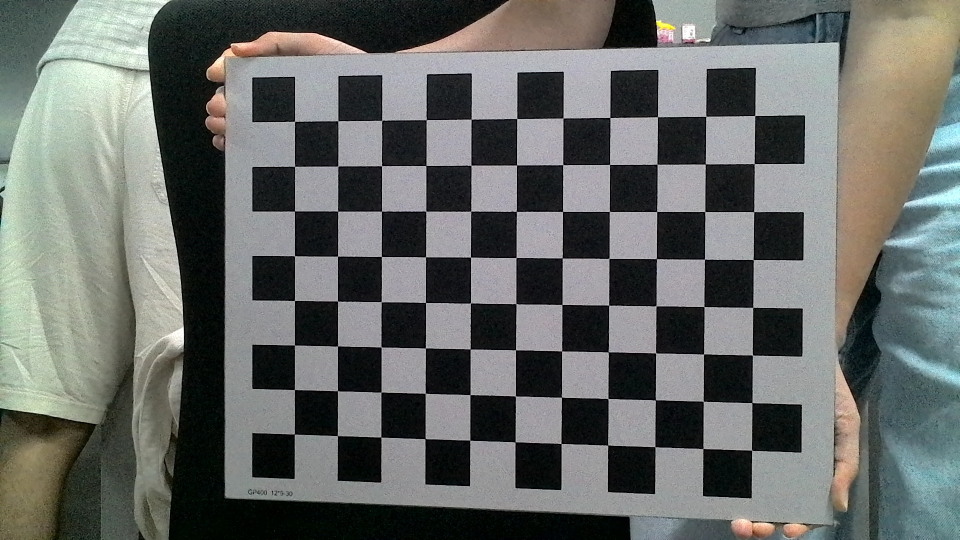
#> input picture camera_calibration/calibration_images/calibration_auto_20250730_162701_0001.jpg, 1920 x 1080 px (shown at 1/2 size)
$ python -i camera_auto_capture_final.py   (imports and definitions only)
#> lines starting #> are read from the running program, lines starting #| are printed output that depends on the picture
import sys, os, time
import cv2
import numpy as np
from hobot_vio import libsrcampy
import threading
import queue


def calculate_frame_difference(frame1, frame2):
    """计算两帧之间的差异"""
    if frame1 is None or frame2 is None:
        return float('inf')

    # 转换为灰度图
    gray1 = cv2.cvtColor(frame1, cv2.COLOR_BGR2GRAY)
    gray2 = cv2.cvtColor(frame2, cv2.COLOR_BGR2GRAY)

    # 计算帧差
    diff = cv2.absdiff(gray1, gray2)

    # 计算差异的平均值
    mean_diff = np.mean(diff)

    return mean_diff

def detect_motion_stability(frame_buffer, stability_threshold=5.0, min_frames=10):
    """检测画面是否稳定（无明显运动）"""
    if len(frame_buffer) < min_frames:
        return False, 0.0

    # 检查最近几帧的稳定性
    recent_frames = frame_buffer[-min_frames:]
    differences = []

    for i in range(1, len(recent_frames)):
        diff = calculate_frame_difference(recent_frames[i-1], recent_frames[i])
        differences.append(diff)

    # 如果所有差异都小于阈值，认为画面稳定
    avg_diff = np.mean(differences)
    max_diff = np.max(differences)

    # 只在需要时打印调试信息
    # print(f"画面稳定性检测: 平均差异={avg_diff:.2f}, 最大差异={max_diff:.2f}, 阈值={stability_threshold}")

    # 更宽松的稳定性判断：只要平均差异小于阈值就认为稳定
    is_stable = avg_diff < stability_threshold  # 移除了max_diff的严格要求
    return is_stable, avg_diff

# [287 lines left out: function test_camera, not called in this run]

# [3 lines not run here, left out]

>>> import cv2
>>> picture = cv2.imread('calibration_images/calibration_auto_20250730_162701_0001.jpg', cv2.IMREAD_GRAYSCALE)
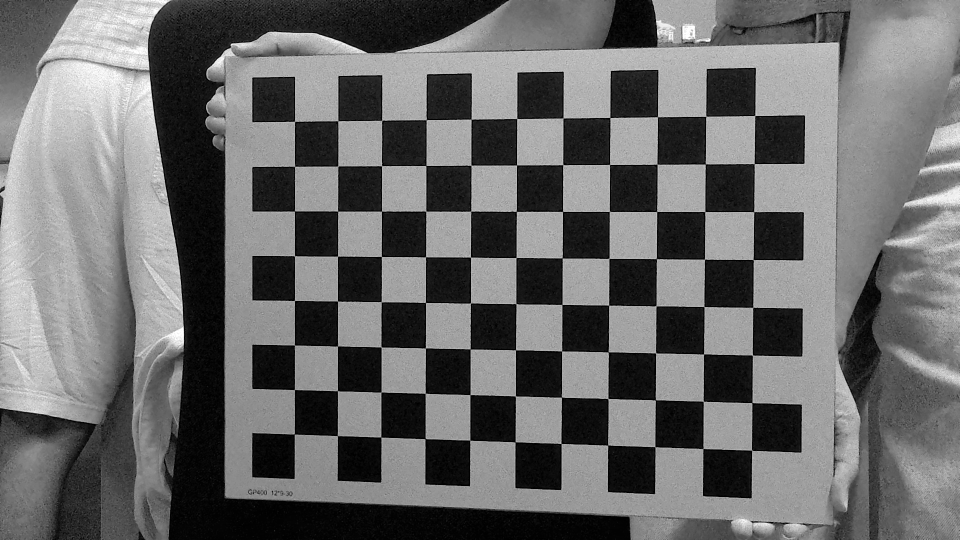
#> picture: shape (1080, 1920) (shown at 1/2 size); min 0, max 255, mean 105.9
>>> result = detect_motion_stability(picture)
#> the loop in detect_motion_stability, `for i in range(1, len(recent_frames)):` made 1 pass
#> after the loop in detect_motion_stability, `for i in range(1, len(recent_frames)):`: differences = []
#> (the run stopped early here; a loop or call above may not have finished)

$ run again, on camera_calibration/calibration_images/calibration_auto_20250730_162705_0002.jpg
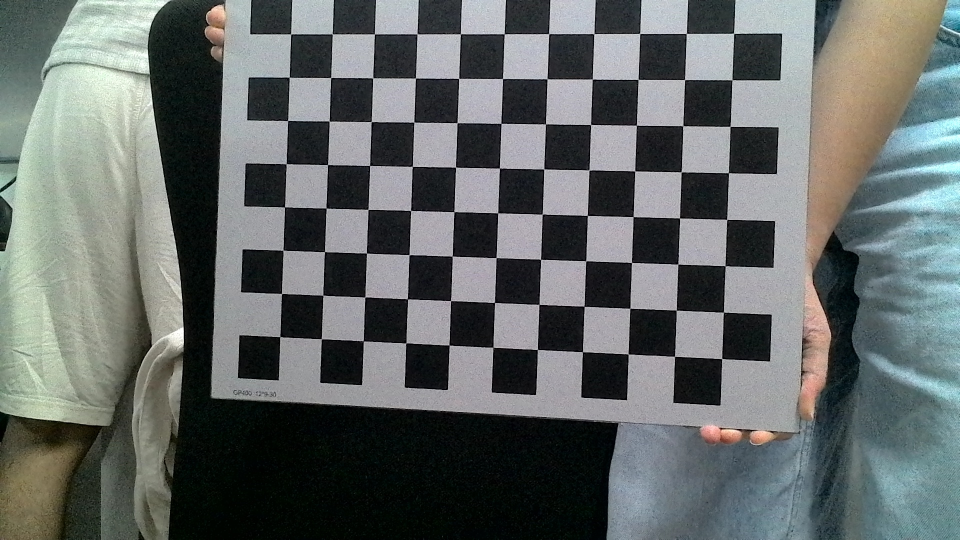
#> input picture camera_calibration/calibration_images/calibration_auto_20250730_162705_0002.jpg, 1920 x 1080 px (shown at 1/2 size)
#> `picture = cv2.imread('calibration_images/calibration_auto_20250730_162..`:
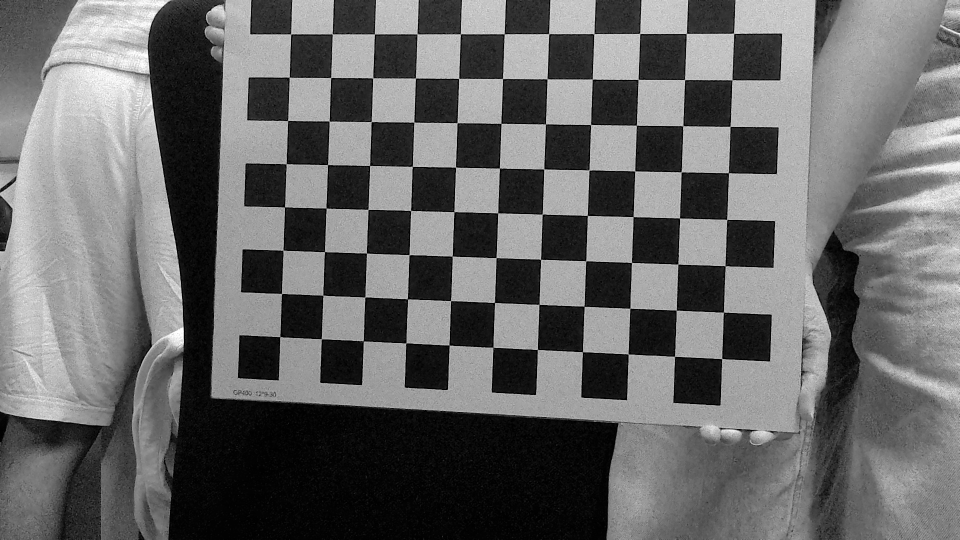
#> picture: shape (1080, 1920) (shown at 1/2 size); min 0, max 255, mean 103.6
#> the loop in detect_motion_stability, `for i in range(1, len(recent_frames)):` made 1 pass
#> after the loop in detect_motion_stability, `for i in range(1, len(recent_frames)):`: differences = []

$ run again, on camera_calibration/calibration_images/calibration_auto_20250730_162709_0003.jpg
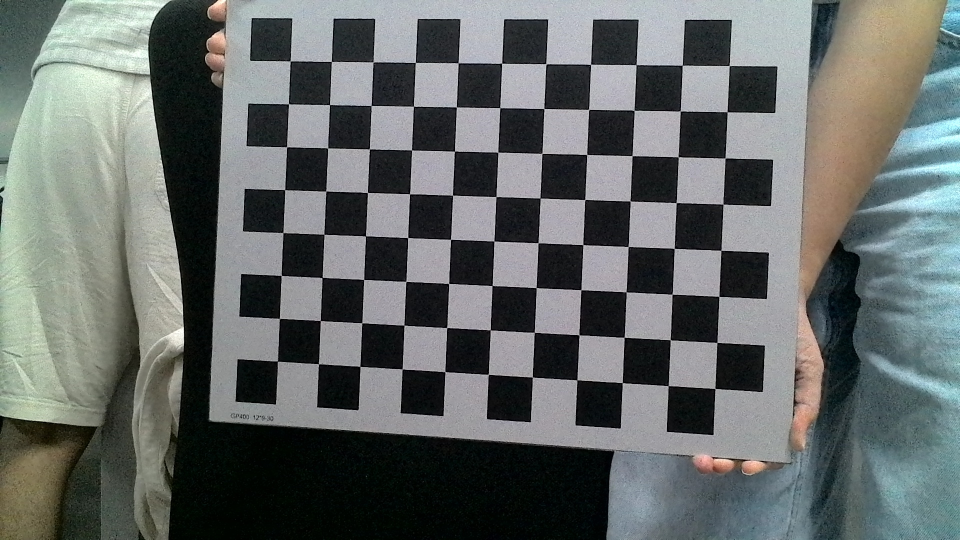
#> input picture camera_calibration/calibration_images/calibration_auto_20250730_162709_0003.jpg, 1920 x 1080 px (shown at 1/2 size)
#> `picture = cv2.imread('calibration_images/calibration_auto_20250730_162..`:
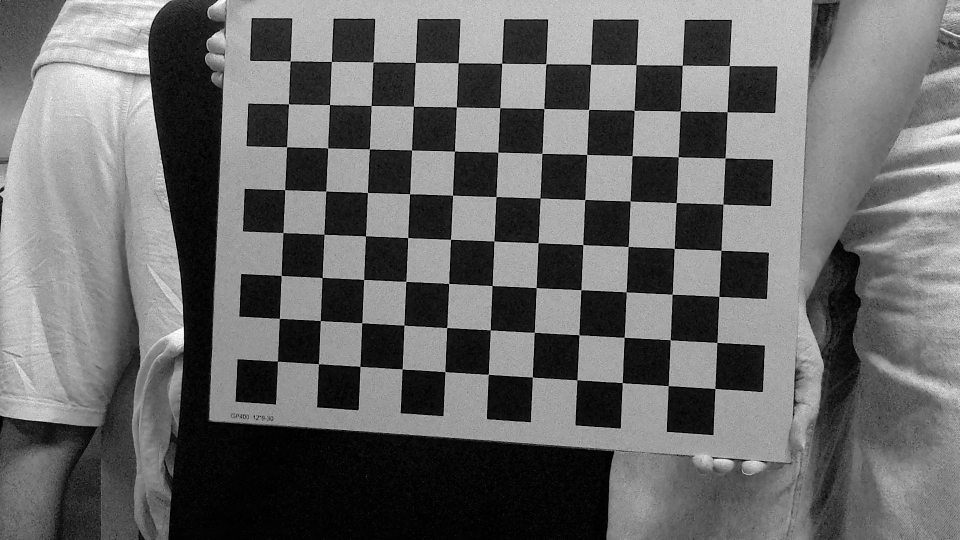
#> picture: shape (1080, 1920) (shown at 1/2 size); min 0, max 255, mean 104.6
#> the loop in detect_motion_stability, `for i in range(1, len(recent_frames)):` made 1 pass
#> after the loop in detect_motion_stability, `for i in range(1, len(recent_frames)):`: differences = []

$ run again, on camera_calibration/calibration_images/calibration_auto_20250730_162713_0004.jpg
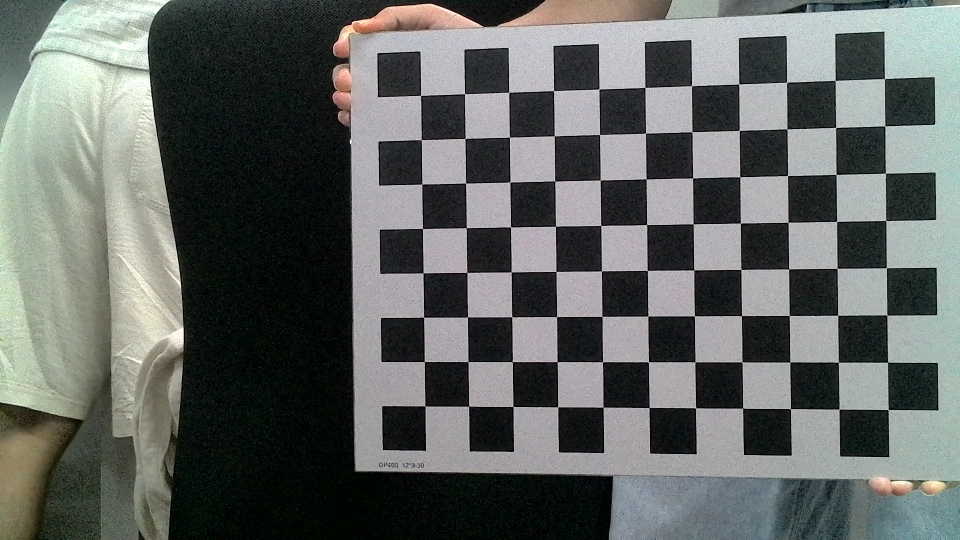
#> input picture camera_calibration/calibration_images/calibration_auto_20250730_162713_0004.jpg, 1920 x 1080 px (shown at 1/2 size)
#> `picture = cv2.imread('calibration_images/calibration_auto_20250730_162..`:
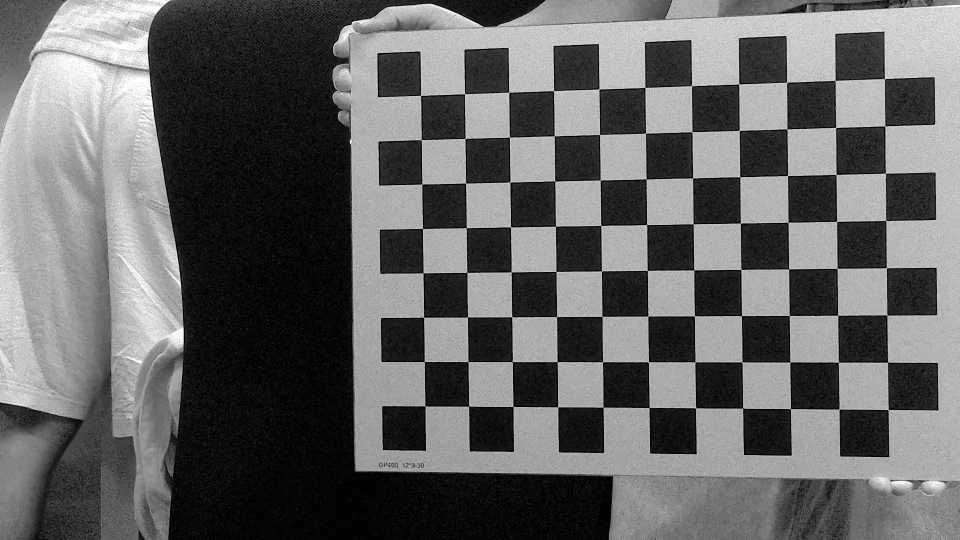
#> picture: shape (1080, 1920) (shown at 1/2 size); min 0, max 255, mean 100.7
#> the loop in detect_motion_stability, `for i in range(1, len(recent_frames)):` made 1 pass
#> after the loop in detect_motion_stability, `for i in range(1, len(recent_frames)):`: differences = []
